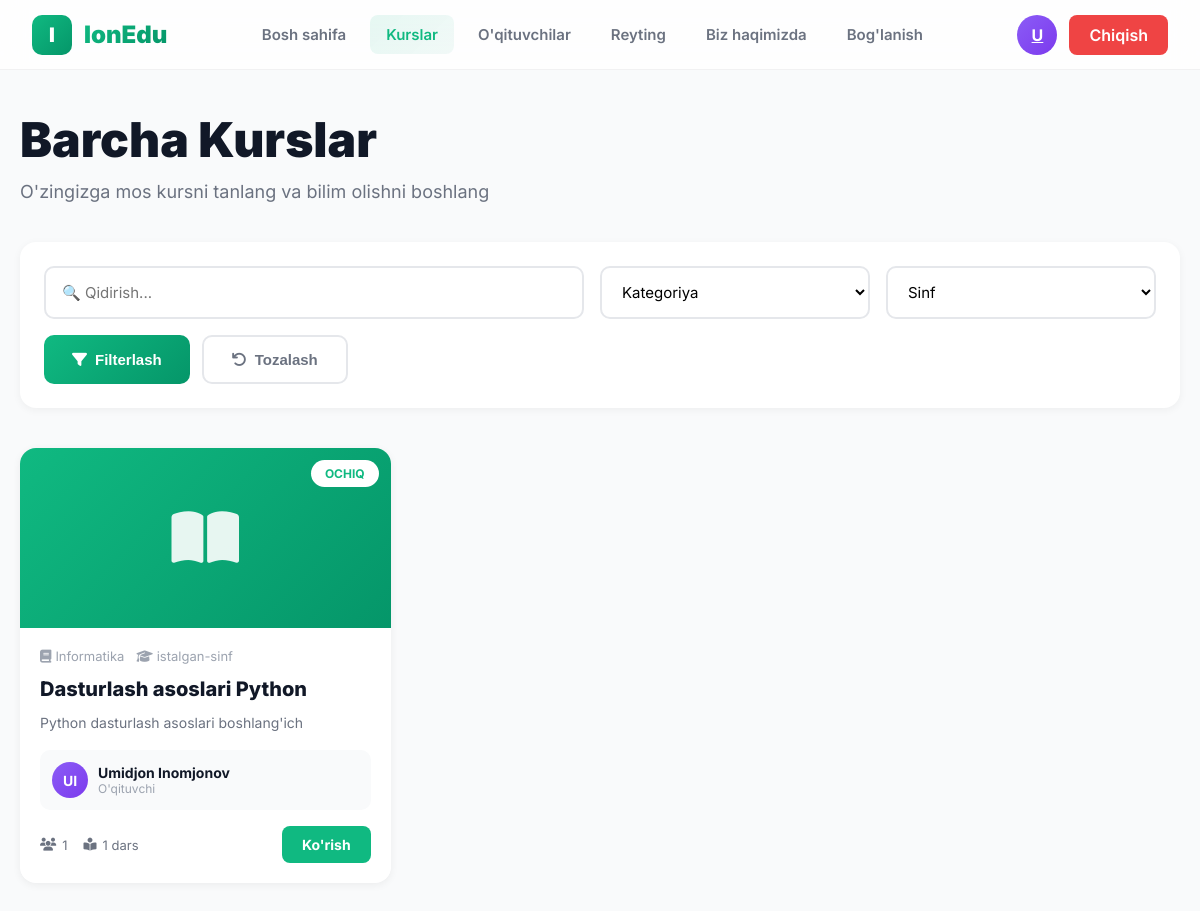
The app's page /courses/ (signed in) with its own data.
### front/models.py (models this page shows, shortened)
class CustomUser(AbstractUser):
    user_type = models.CharField(max_length=10, choices=UserType.choices, default=UserType.STUDENT)
    bio = models.TextField(blank=True, null=True)
    profile_picture = models.ImageField(upload_to='profile_pics/', blank=True, null=True)
    date_of_birth = models.DateField(blank=True, null=True)
    telegram_username = models.CharField(max_length=50, blank=True, null=True)
    phone_number = models.CharField(max_length=20, blank=True, null=True)
    coins = models.PositiveIntegerField(default=0)
    stars = models.PositiveSmallIntegerField(default=0)
    level = models.CharField(max_length=15, choices=UserLevel.choices, default=UserLevel.BEGINNER)
    rating = models.FloatField(default=0.0, validators=[MinValueValidator(0.0), MaxValueValidator(5.0)])
    total_ratings = models.PositiveIntegerField(default=0)
    specialization = models.CharField(max_length=255, blank=True, null=True)
    experience_years = models.PositiveIntegerField(default=0)
    created_at = models.DateTimeField(auto_now_add=True)
    class Meta:
        indexes = [
            models.Index(fields=["user_type"]),
            models.Index(fields=["level"]),
            models.Index(fields=["rating"])
        ]
        verbose_name = "Foydalanuvchi"
        verbose_name_plural = "Foydalanuvchilar"

class Course(models.Model):
    TYPE_OPEN = 'open'
    TYPE_CLOSED = 'closed'
    TYPE_CHOICES = [(TYPE_OPEN, 'Open'), (TYPE_CLOSED, 'Closed')]
    background_image = models.ImageField(upload_to='course_backgrounds/', blank=True, null=True)
    title = models.CharField(max_length=255)
    subject = models.CharField(max_length=255, null=True, blank=True)
    grade = models.CharField(max_length=50, null=True, blank=True)
    description = models.TextField(blank=True)
    type = models.CharField(max_length=10, choices=TYPE_CHOICES, default=TYPE_OPEN)
    category = models.ForeignKey(CourseCategory, on_delete=models.SET_NULL, null=True, blank=True, related_name='courses')
    teacher = models.ForeignKey(CustomUser, on_delete=models.CASCADE, related_name='courses')
    created_at = models.DateTimeField(auto_now_add=True)
    updated_at = models.DateTimeField(auto_now=True)
    class Meta:
        ordering = ['-created_at']
        indexes = [models.Index(fields=['teacher']), models.Index(fields=['type'])]
        verbose_name = "Kurs"
        verbose_name_plural = "Kurslar"

### front/views.py (the view, shortened to what this page needs)
# urls.py: path('courses/', views.courses, name='courses'),
@login_required(login_url='student:login')
def courses(request):
    search_query = request.GET.get('search', '')
    category_id = request.GET.get('category', '')
    grade = request.GET.get('grade', '')
    page_number = request.GET.get('page', 1)
    courses_list = Course.objects.filter(type=Course.TYPE_OPEN).select_related('teacher', 'category').prefetch_related('students', 'lessons')
    if search_query:
        courses_list = courses_list.filter(
            Q(title__icontains=search_query) |
            Q(description__icontains=search_query) |
            Q(subject__icontains=search_query)
        )
    if category_id:
        courses_list = courses_list.filter(category_id=category_id)
    if grade:
        courses_list = courses_list.filter(grade=grade)
    courses_list = courses_list.annotate(
        students_count=Count('students', distinct=True),
        lessons_count=Count('lessons', distinct=True)
    )
    paginator = Paginator(courses_list, 9)  # 9 courses per page
    courses_page = paginator.get_page(page_number)
    categories = CourseCategory.objects.all()
    context = {
        'courses': courses_page,
        'categories': categories,
        'has_more': courses_page.has_next(),
        'search_query': search_query,
        'selected_category': category_id,
        'selected_grade': grade,
    }
    return render(request, 'student/courses.html', context)

### templates/student/courses.html (shortened to what this page needs)
{% extends 'student/base.html' %}
{% block content %}
<div class="courses-page">
    <div class="page-header">
        <h1 class="page-title">Barcha Kurslar</h1>
        <p class="page-subtitle">O'zingizga mos kursni tanlang va bilim olishni boshlang</p>
    </div>
    <div class="filters">
        <form id="filterForm">
            <div class="filter-row">
                <input
                    type="text"
                    id="searchInput"
                    class="filter-input"
                    placeholder="🔍 Qidirish..."
                    value="{{ request.GET.search }}"
                >
                <select id="categoryFilter" class="filter-input">
                    <option value="">Kategoriya</option>
                </select>
                <select id="gradeFilter" class="filter-input">
                    <option value="">Sinf</option>
                </select>
            </div>
            <div class="filter-buttons">
                <button type="submit" class="btn btn-primary">
                    <i class="fas fa-filter"></i>
                    Filterlash
                </button>
                <button type="button" class="btn btn-secondary" onclick="resetFilters()">
                    <i class="fas fa-undo"></i>
                    Tozalash
                </button>
            </div>
        </form>
    </div>
    <div class="courses-grid">
        {% for course in courses %}
        <div class="course-card" style="animation-delay: {{ forloop.counter0|floatformat:"1" }}00ms">
            <div class="course-image">
                {% if course.background_image %}
                    <img src="{{ course.background_image.url }}" alt="{{ course.title }}">
                {% else %}
                    <i class="fas fa-book-open course-icon"></i>
                {% endif %}
                <span class="course-badge">OCHIQ</span>
            </div>
            <div class="course-body">
                <div class="course-meta">
                    {% if course.subject %}
                    <div class="meta-item">
                        <i class="fas fa-book"></i>
                        {{ course.subject }}
                    </div>
                    {% endif %}
                    {% if course.grade %}
                    <div class="meta-item">
                        <i class="fas fa-graduation-cap"></i>
                        {{ course.grade }}-sinf
                    </div>
                    {% endif %}
                </div>
                <h3 class="course-title">{{ course.title }}</h3>
                {% if course.description %}
                <p class="course-description">{{ course.description }}</p>
                {% endif %}
                <div class="course-teacher">
                    <div class="teacher-avatar">
                        {{ course.teacher.first_name.0|upper }}{{ course.teacher.last_name.0|upper|default:'' }}
                    </div>
                    <div>
                        <div class="teacher-name">{{ course.teacher.get_full_name }}</div>
                        <div class="teacher-title">O'qituvchi</div>
                    </div>
                </div>
                <div class="course-footer">
                    <div class="course-stats">
                        <div class="stat">
                            <i class="fas fa-users"></i>
                            {{ course.students_count|default:0 }}
                        </div>
                        <div class="stat">
                            <i class="fas fa-book-reader"></i>
                            {{ course.lessons_count|default:0 }} dars
                        </div>
                    </div>
                    <a href="{% url 'student:course_detail' course.id %}" class="btn-view">
                        Ko'rish
                    </a>
                </div>
            </div>
        </div>
        {% empty %}
        <div class="empty">
            <i class="fas fa-inbox"></i>
            <h3>Kurslar topilmadi</h3>
            <p>Filtrlarni o'zgartiring yoki keyinroq qaytib keling</p>
        </div>
        {% endfor %}
    </div>
</div>
{% endblock %}

### templates/student/base.html (shortened to what this page needs)
{% load static %}
<!DOCTYPE html>
<html lang="uz">
<head>
    <link rel="stylesheet" href="https://cdnjs.cloudflare.com/ajax/libs/font-awesome/6.5.1/css/all.min.css">
</head>
<body>
    <nav class="navbar">
        <div class="nav-container">
            <a href="{% url 'student:home' %}" class="logo">
                <div class="logo-icon">I</div>
                <span class="logo-text">IonEdu</span>
            </a>
            <div class="nav-links" id="navLinks">
                <a href="{% url 'student:home' %}" class="nav-link {% if request.resolver_match.url_name == 'home' %}active{% endif %}">
                    Bosh sahifa
                </a>
                <a href="{% url 'student:courses' %}" class="nav-link {% if 'courses' in request.path %}active{% endif %}">
                    Kurslar
                </a>
                <a href="{% url 'student:teachers' %}" class="nav-link {% if 'teachers' in request.path %}active{% endif %}">
                    O'qituvchilar
                </a>
                <a href="{% url 'student:rating' %}" class="nav-link {% if request.resolver_match.url_name == 'rating' %}active{% endif %}">
                    Reyting
                </a>
                <a href="{% url 'student:about' %}" class="nav-link {% if request.resolver_match.url_name == 'about' %}active{% endif %}">
                    Biz haqimizda
                </a>
                <a href="{% url 'student:contact' %}" class="nav-link {% if request.resolver_match.url_name == 'contact' %}active{% endif %}">
                    Bog'lanish
                </a>
            </div>
            <div class="nav-user">
                {% if user.is_authenticated %}
                    <a href="{% url 'student:profile' %}" class="user-avatar">
                        {{ user.first_name.0|upper|default:'U' }}
                    </a>
                    <a href="{% url 'student:logout' %}" class="user-btn" style="background: #ef4444;">
                        Chiqish
                    </a>
                {% else %}
                    <a href="{% url 'student:login' %}" class="user-btn">
                        Kirish
                    </a>
                {% endif %}
            </div>
        </div>
    </nav>
    <main class="main-content">
        {% block content %}{% endblock %}
    </main>
</body>
</html>

### templates/student/base.html (style rules this page uses)
* { margin: 0; padding: 0; box-sizing: border-box; }
:root { --primary: #10b981; --primary-dark: #059669; --gray-50: #f9fafb; --gray-100: #f3f4f6; --gray-900: #111827; }
body { font-family: 'Inter', sans-serif; background: var(--gray-50); color: var(--gray-900); }
.navbar { position: fixed; top: 0; left: 0; right: 0; height: 70px; background: rgba(255, 255, 255, 0.8); backdrop-filter: blur(20px); border-bottom: 1px solid rgba(0, 0, 0, 0.05); z-index: 1000; }
.nav-container { max-width: 1400px; margin: 0 auto; height: 100%; padding: 0 32px; display: flex; align-items: center; justify-content: space-between; }
.logo { display: flex; align-items: center; gap: 12px; text-decoration: none; }
.logo-icon { width: 40px; height: 40px; background: linear-gradient(135deg, var(--primary), var(--primary-dark)); border-radius: 10px; display: flex; align-items: center; justify-content: center; color: white; font-weight: 900; font-size: 20px; }
.logo-text { font-size: 24px; font-weight: 900; background: linear-gradient(135deg, var(--primary), var(--primary-dark)); -webkit-background-clip: text; -webkit-text-fill-color: transparent; }
.nav-links { display: flex; gap: 8px; }
.nav-link { padding: 10px 16px; color: #6b7280; text-decoration: none; font-weight: 600; border-radius: 8px; transition: all 0.2s; font-size: 15px; }
.nav-link.active { background: linear-gradient(135deg, rgba(16, 185, 129, 0.1), rgba(5, 150, 105, 0.05)); color: var(--primary); }
.nav-user { display: flex; align-items: center; gap: 12px; }
.user-btn { padding: 10px 20px; background: linear-gradient(135deg, var(--primary), var(--primary-dark)); color: white; border: none; border-radius: 8px; font-weight: 600; cursor: pointer; text-decoration: none; transition: all 0.2s; }
.user-avatar { width: 40px; height: 40px; background: linear-gradient(135deg, #8b5cf6, #7c3aed); border-radius: 50%; display: flex; align-items: center; justify-content: center; color: white; font-weight: 700; cursor: pointer; }
.main-content { padding-top: 70px; min-height: 100vh; }

### records on screen
CustomUser: first_name.0 "U"
Course: subject "Informatika", grade "istalgan", title "Dasturlash asoslari Python", description "Python dasturlash asoslari boshlang'ich", teacher.first_name.0 "U", teacher.last_name.0 "I", teacher.get_full_name "Umidjon Inomjonov", students_count "1", lessons_count "1"
